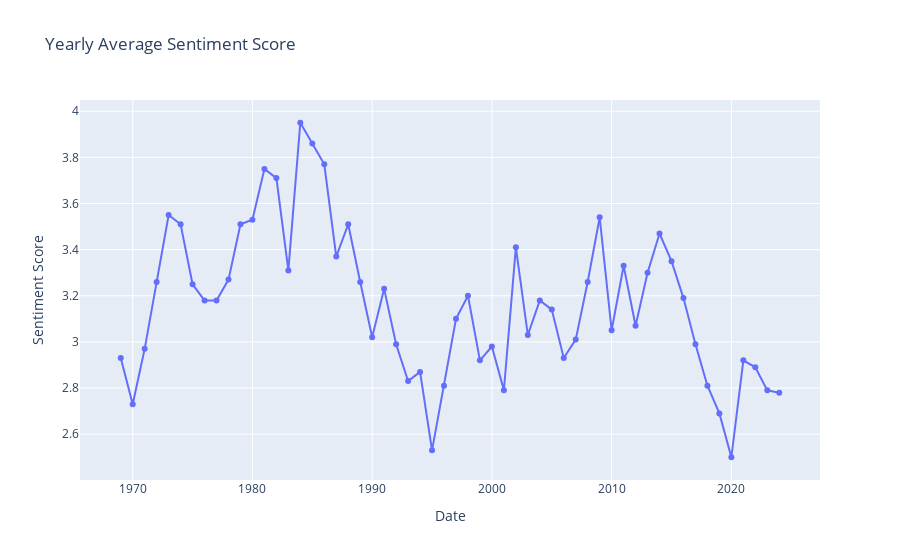

Notebook source saved alongside this figure:
### Code cell
# us - china
with open('yearly_average_sentiment.json', 'r', encoding='utf-8') as f:
    data = json.load(f)

df = pd.DataFrame(list(data.items()), columns=['date', 'sentiment_score'])
df['date'] = pd.to_datetime(df['date'])

fig = px.line(df, x='date', y='sentiment_score', 
              title='Yearly Average Sentiment Score', 
              labels={'date': 'Date', 'sentiment_score': 'Sentiment Score'},
              markers=dict(size=5, color='#000000', symbol='circle', line=dict(width=1, color='#000000')))


# Show the plot
fig.show()

### Figure 1 — Plotly figure (JSON) as saved in the notebook; plotly's stock layout.template omitted (floating-point values rounded to 4 significant figures)
{"data": [{"hovertemplate": "Date=%{x}<br>Sentiment Score=%{y}<extra></extra>", "legendgroup": "", "line": {"color": "#636efa", "dash": "solid"}, "marker": {"symbol": "circle"}, "mode": "lines+markers", "name": "", "orientation": "v", "showlegend": false, "type": "scatter", "x": ["1969-01-01T00:00:00", "1970-01-01T00:00:00", "1971-01-01T00:00:00", "1972-01-01T00:00:00", "1973-01-01T00:00:00", "1974-01-01T00:00:00", "1975-01-01T00:00:00", "1976-01-01T00:00:00", "1977-01-01T00:00:00", "1978-01-01T00:00:00", "1979-01-01T00:00:00", "1980-01-01T00:00:00", "1981-01-01T00:00:00", "1982-01-01T00:00:00", "1983-01-01T00:00:00", "1984-01-01T00:00:00", "1985-01-01T00:00:00", "1986-01-01T00:00:00", "1987-01-01T00:00:00", "1988-01-01T00:00:00", "1989-01-01T00:00:00", "1990-01-01T00:00:00", "1991-01-01T00:00:00", "1992-01-01T00:00:00", "1993-01-01T00:00:00", "1994-01-01T00:00:00", "1995-01-01T00:00:00", "1996-01-01T00:00:00", "1997-01-01T00:00:00", "1998-01-01T00:00:00", "1999-01-01T00:00:00", "2000-01-01T00:00:00", "2001-01-01T00:00:00", "2002-01-01T00:00:00", "2003-01-01T00:00:00", "2004-01-01T00:00:00", "2005-01-01T00:00:00", "2006-01-01T00:00:00", "2007-01-01T00:00:00", "2008-01-01T00:00:00", "2009-01-01T00:00:00", "2010-01-01T00:00:00", "2011-01-01T00:00:00", "2012-01-01T00:00:00", "2013-01-01T00:00:00", "2014-01-01T00:00:00", "2015-01-01T00:00:00", "2016-01-01T00:00:00", "2017-01-01T00:00:00", "2018-01-01T00:00:00", "2019-01-01T00:00:00", "2020-01-01T00:00:00", "2021-01-01T00:00:00", "2022-01-01T00:00:00", "2023-01-01T00:00:00", "2024-01-01T00:00:00"], "xaxis": "x", "y": [2.93, 2.73, 2.97, 3.26, 3.55, 3.51, 3.25, 3.18, 3.18, 3.27, 3.51, 3.53, 3.75, 3.71, 3.31, 3.95, 3.86, 3.77, 3.37, 3.51, 3.26, 3.02, 3.23, 2.99, 2.83, 2.87, 2.53, 2.81, 3.1, 3.2, 2.92, 2.98, 2.79, 3.41, 3.03, 3.18, 3.14, 2.93, 3.01, 3.26, 3.54, 3.05, 3.33, 3.07, 3.3, 3.47, 3.35, 3.19, 2.99, 2.81, 2.69, 2.5, 2.92, 2.89, 2.79, 2.78], "yaxis": "y"}], "layout": {"legend": {"tracegroupgap": 0}, "title": {"text": "Yearly Average Sentiment Score"}, "xaxis": {"anchor": "y", "domain": [0, 1], "title": {"text": "Date"}}, "yaxis": {"anchor": "x", "domain": [0, 1], "title": {"text": "Sentiment Score"}}}}
